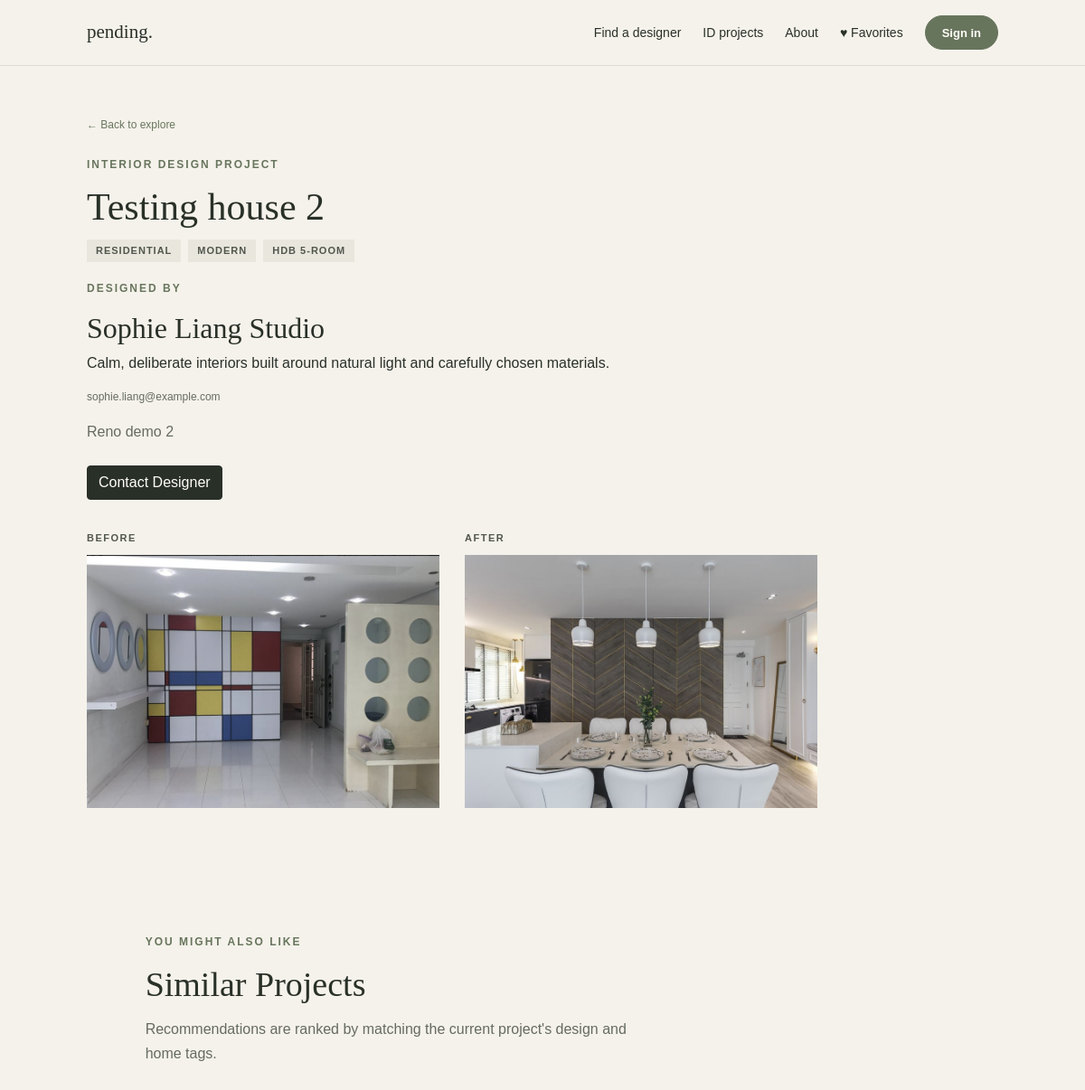
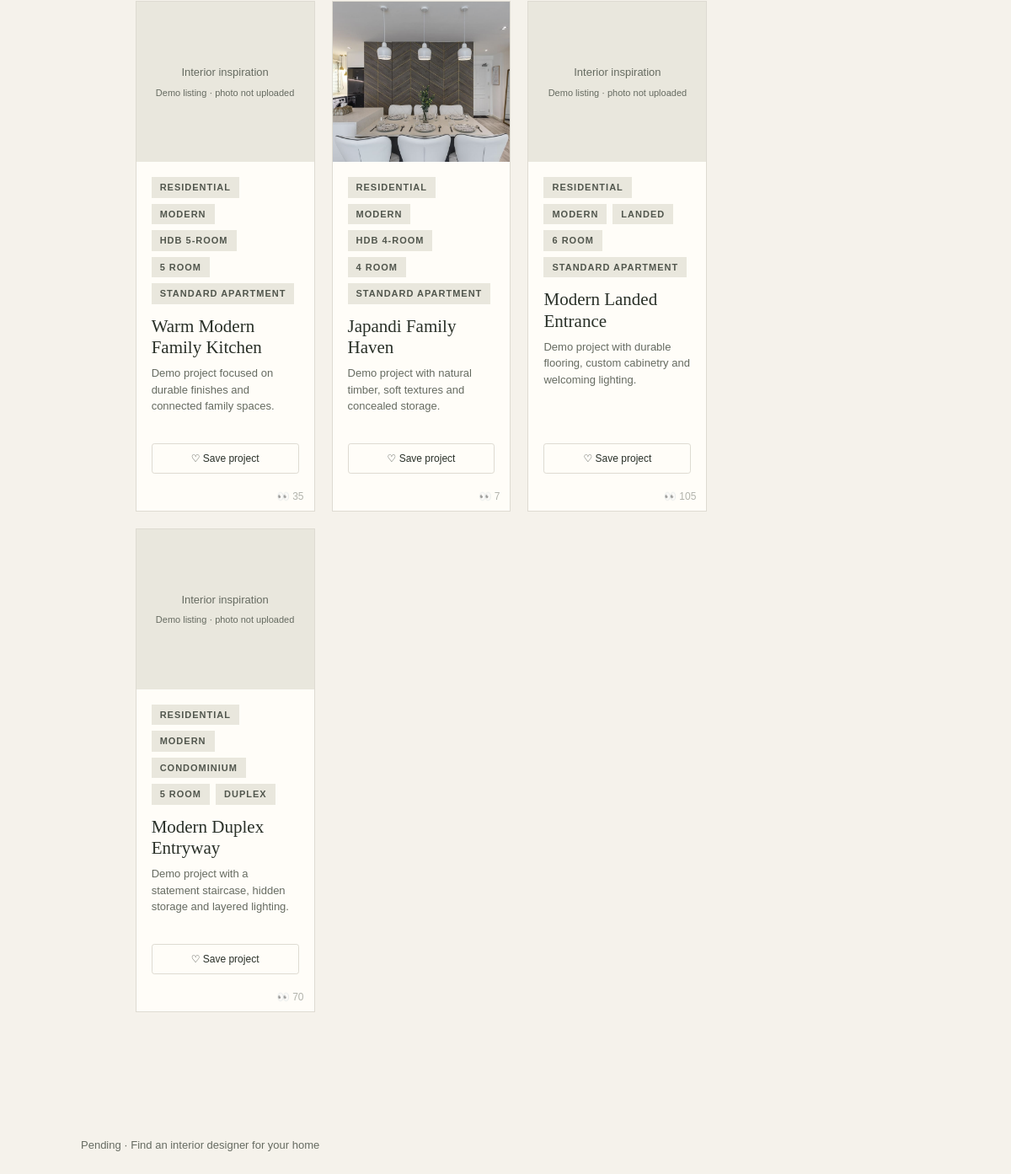
/idp/52, run on the app's committed database (2 pictures, top to bottom).
### tables this page shows
CREATE TABLE interior_design_project (
            id INTEGER PRIMARY KEY AUTOINCREMENT,
            title TEXT NOT NULL,
            description TEXT DEFAULT '',
            is_featured INTEGER DEFAULT 0,
            is_visible INTEGER DEFAULT 1,
            category TEXT DEFAULT '',
            style TEXT DEFAULT '',
            property_type TEXT DEFAULT ''
        , room_count TEXT NOT NULL DEFAULT '', apartment_type TEXT NOT NULL DEFAULT '', created_at TEXT NOT NULL DEFAULT '', updated_at TEXT NOT NULL DEFAULT '', account_key TEXT NOT NULL DEFAULT '', viewership_count INTEGER NOT NULL DEFAULT 0, shortlist_count INTEGER NOT NULL DEFAULT 0);

CREATE TABLE company_profile (
            id INTEGER PRIMARY KEY DEFAULT 1,
            name TEXT DEFAULT '',
            description TEXT DEFAULT '',
            contact_info TEXT DEFAULT ''
        , account_key TEXT NOT NULL DEFAULT 'designer:demo-designer');

CREATE TABLE project_photo (
            id INTEGER PRIMARY KEY AUTOINCREMENT,
            project_id INTEGER NOT NULL,
            image_url TEXT NOT NULL,
            photo_type TEXT NOT NULL CHECK(photo_type IN ('before', 'after')),
            FOREIGN KEY (project_id) REFERENCES interior_design_project(id)
        );

### app.py (the view)
@app.route('/idp/<int:project_id>')
def idp_view(project_id):
    project = _project_svc.get(project_id)
    if not project or not project['is_visible']:
        return render_template('sites/404.html'), 404
    designer = _company_svc.get(
        project.get('account_key') or database.DEFAULT_DESIGNER_ACCOUNT
    )
    photos = _photo_svc.get_all(project_id)
    before = [p for p in photos if p['photo_type'] == 'before']
    after = [p for p in photos if p['photo_type'] == 'after']
    similar = database.get_customer_similar_projects(project_id)
    covers = {}
    for item in similar:
        item_photos = _photo_svc.get_all(item['id'])
        cover = next((p for p in item_photos if p['photo_type'] == 'after'),
                     item_photos[0] if item_photos else None)
        covers[item['id']] = cover
    return render_template('sites/idp_view.html', project=project, before=before, after=after,
                           similar=similar, covers=covers, similar_covers=covers,
                           favorite_ids=database.get_favorite_ids(current_account()),
                           designer=designer)

### app.py (called while the page is built)
def current_account():
    if 'visitor_id' not in session:
        session['visitor_id'] = uuid4().hex
    session.permanent = True
    return session.get('account_key') or ('guest:' + session['visitor_id'])

### database.py (called while the page is built)
def get_db():
    connection = sqlite3.connect(DB_PATH, factory=_DemoConnection)
    connection.row_factory = sqlite3.Row
    connection.execute('PRAGMA foreign_keys = ON')
    return connection

def get_company(account_key=DEFAULT_DESIGNER_ACCOUNT):
    with get_db() as conn:
        row = conn.execute('SELECT * FROM company_profile WHERE account_key=?', (account_key,)).fetchone()
        if row:
            return dict(row)
        conn.execute('INSERT INTO company_profile (account_key) VALUES (?)', (account_key,))
        row = conn.execute('SELECT * FROM company_profile WHERE account_key=?', (account_key,)).fetchone()
        return dict(row)

def get_visible_projects(filters=None, account_key=None):
    filters = filters or {}
    query = 'SELECT * FROM interior_design_project WHERE is_visible=1'
    values = []
    if account_key:
        query += ' AND account_key=?'
        values.append(account_key)
    for field in TAG_FIELDS:
        value = (filters.get(field) or '').strip()
        if value:
            query += f' AND {field} = ?'
            values.append(value)
    search = (filters.get('q') or '').strip()
    if search:
        query += ' AND (title LIKE ? OR description LIKE ?)'
        values += [f'%{search}%', f'%{search}%']
    query += ' ORDER BY is_featured DESC, id DESC'
    with get_db() as conn:
        return [dict(r) for r in conn.execute(query,values)]

def get_project(project_id):
    with get_db() as conn:
        row = conn.execute('SELECT * FROM interior_design_project WHERE id=?',(project_id,)).fetchone()
        return dict(row) if row else None

def get_photos(project_id):
    with get_db() as conn:
        return [dict(r) for r in conn.execute('SELECT * FROM project_photo WHERE project_id=? ORDER BY id',(project_id,))]

def get_favorite_ids(account_key):
    with get_db() as conn:
        return {row['project_id'] for row in conn.execute('SELECT project_id FROM favorite_project WHERE account_key=?',(account_key,))}

    def __exit__(self, exc_type, exc_value, traceback):
        try:
            return super().__exit__(exc_type, exc_value, traceback)
        finally:
            self.close()

    def get(self, account_key=DEFAULT_DESIGNER_ACCOUNT):
        return get_company(account_key)

### templates/sites/idp_view.html (shortened to what this page needs)
{% extends "master.html" %}
{% from "sites/_project_card.html" import card %}
{% block content %}
<div class="idp-view">
    <a class="back-link" href="{{ url_for('projects') }}#projects">← Back to explore</a>
    <p class="eyebrow" style="margin-top:24px;">Interior Design Project</p>
    <h1 style="font-size:42px;margin:12px 0;">{{ project.title }}</h1>
    <div class="idp-view-tags">
        {% for tag in [project.category, project.style, project.property_type] if tag %}
        <span class="tag-pill">{{ tag }}</span>
        {% endfor %}
    </div>
    <div class="idp-designer">
        <p class="eyebrow">Designed by</p>
        <h2>{{ designer.name or 'Interior Designer' }}</h2>
        {% if designer.description %}
        <p>{{ designer.description }}</p>
        {% endif %}
        {% if designer.contact_info %}
        <p class="demo-muted">{{ designer.contact_info }}</p>
        {% endif %}
    </div>
    {% if project.description %}
    <p class="intro">{{ project.description }}</p>
    {% endif %}
    <div style="margin-top: 24px; margin-bottom: 32px;">
        <a href="{{ url_for('customer_contact', project_id=project.id) }}" class="btn btn-dark">
            Contact Designer
        </a>
    </div>
    {% if before or after %}
    <div class="before-after">
        <div>
            <h3>Before</h3>
            {% if before %}
            {% for photo in before %}
            <img src="{{ url_for('static', filename=photo.image_url) }}" alt="Before" style="margin-bottom:12px;">
            {% endfor %}
            {% else %}
            <div class="placeholder" style="height:200px;">No before photos</div>
            {% endif %}
        </div>
        <div>
            <h3>After</h3>
            {% if after %}
            {% for photo in after %}
            <img src="{{ url_for('static', filename=photo.image_url) }}" alt="After" style="margin-bottom:12px;">
            {% endfor %}
            {% else %}
            <div class="placeholder" style="height:200px;">No after photos</div>
            {% endif %}
        </div>
    {% else %}
    <div class="placeholder" style="margin-top:32px;">No photos uploaded for this project.</div>
    {% endif %}
</div>
{% if similar %}
<section class="section demo-subsection">
    <p class="eyebrow">You might also like</p>
    <h2>Similar Projects</h2>
    <p class="section-intro">Recommendations are ranked by matching the current project's design and home tags.</p>
    <div class="project-grid">
        {% for p in similar %}
            {{ card(p,covers[p.id],p.id in favorite_ids,request.path,true) }}
        {% endfor %}
    </div>
</section>
{% endif %}
{% endblock %}

### templates/master.html (shortened to what this page needs)
<!doctype html>
<html lang="en">
<head>
    <link rel="stylesheet" href="https://cdn.jsdelivr.net/npm/bootstrap@4.0.0/dist/css/bootstrap.min.css">
    <link rel="stylesheet" href="{{ url_for('static', filename='style.css') }}">
</head>
<body>
    <header class="site-header">
        <a class="logo" href="/">pending.</a>
        <nav>
            {% if session.get('role') == 'designer' %}
                <a href="{{ url_for('designer_dashboard') }}">Dashboard</a>
                <a href="{{ url_for('company_edit') }}">Company Profile</a>
                <a href="{{ url_for('company_preview') }}">Preview Page</a>
            {% elif session.get('role') == 'platform_manager' %}
                <a href="{{ url_for('platform_managers') }}">Manage Platform</a>
                <a href="{{ url_for('generate_report') }}">Generate Report</a>
                <a href="{{ url_for('export_report') }}">Export Report</a>
            {% else %}
                <a href="/#designers">Find a designer</a>
                <a href="/#projects">ID projects</a>
                <a href="/#about">About</a>
            {% endif %}
            <a href="{{ url_for('favorites') }}">♥ Favorites</a>
            {% if not session.get('role') %}
                <a class="sign-in-link" href="{{ url_for('login') }}">Sign in</a>
            {% else %}
                <a class="sign-in-link" href="{{ url_for('logout') }}">{% if session.get('name') %}{{ session.get('name') }}{% else %}Testing{% endif %}</a>
            {% endif %}
        </nav>
    </header>
    <main>
        {% block content %}{% endblock %}
    </main>
    <footer class="site-footer">
        <p>Pending · Find an interior designer for your home</p>
    </footer>
</body>
</html>

### templates/sites/_project_card.html (shortened to what this page needs)
{% macro card(p, cover, saved, next_url, show_matches=false) %}
<article class="project-card demo-project-card">
    <a class="demo-card-link" href="{{ url_for('idp_view', project_id=p.id) }}">
        {% if cover %}
            <img class="demo-card-cover" src="{{ url_for('static', filename=cover.image_url) }}" alt="Photo of {{ p.title }}">
        {% else %}
            <div class="demo-card-cover demo-cover-placeholder"><span>Interior inspiration</span><small>Demo listing · photo not uploaded</small></div>
        {% endif %}
        <div class="project-info">
            <div class="demo-tags">
                {% for tag in [p.category,p.style,p.property_type,p.room_count,p.apartment_type] if tag %}
                    <span class="tag-pill">{{ tag }}</span>
                {% endfor %}
            </div>
            <h3>{{ p.title }}</h3>
            <p class="demo-muted">{{ p.description|truncate(105) }}</p>
        </div>
    </a>
    <form class="demo-favorite-form" method="post" action="{{ url_for('toggle_favorite', project_id=p.id) }}">
        <button type="submit" class="btn-sm demo-fav-btn {{ 'is-saved' if saved else '' }}" aria-label="{{ 'Remove from favorites' if saved else 'Save to favorites' }}: {{ p.title }}">
            {{ '♥ Saved' if saved else '♡ Save project' }}
        </button>
    </form>
    <div class="counts-container">
        <p class="demo-muted viewership_count">👀 {{p.viewership_count}}</p>
    </div>
</article>
{% endmacro %}

### static/style.css (style rules this page uses)
* { box-sizing: border-box; }
body { margin: 0; background: #f5f2eb; color: #293028; font-family: Arial, sans-serif; }
a { color: inherit; text-decoration: none; }
.site-header { min-height: 72px; padding: 16px 8%; display: flex; align-items: center; justify-content: space-between; border-bottom: 1px solid #dedbd2; }
.logo { font-family: Georgia, serif; font-size: 21px; }
nav { display: flex; align-items: center; gap: 24px; min-height: 40px; font-size: 14px; }
.sign-in-link { display: inline-flex; align-items: center; justify-content: center; min-height: 38px; padding: 0 18px; border: 1px solid #68755d; border-radius: 999px; background: #68755d; color: #fffdf8; font-size: 13px; font-weight: bold; line-height: 1; transition: background-color 0.2s, border-color 0.2s, transform 0.2s; }
.eyebrow { color: #68755d; font-size: 12px; font-weight: bold; letter-spacing: 2px; text-transform: uppercase; }
h1, h2 { font-family: Georgia, serif; font-weight: normal; }
h1 { max-width: 700px; margin: 20px 0; font-size: clamp(42px, 7vw, 72px); line-height: 1.05; }
.intro, .section-intro { max-width: 540px; color: #666b61; line-height: 1.7; }
.section { padding: 72px 8%; }
.section h2 { margin: 12px 0; font-size: 38px; }
.project-grid { display: grid; grid-template-columns: repeat(3, 1fr); gap: 20px; margin-top: 28px; }
.project-card { background: #fffdf8; }
.project-info { padding: 18px; }
.project-info h3 { margin: 8px 0; font-family: Georgia, serif; font-size: 21px; font-weight: normal; }
.project-info p { color: #666b61; font-size: 13px; }
.site-footer { padding: 24px 8%; color: #666b61; font-size: 13px; }
.back-link { color: #68755d; font-size: 12px; }
.btn-sm { display: inline-block; padding: 7px 14px; border: 1px solid #dedbd2; background: #fffdf8; color: #293028; font-size: 12px; cursor: pointer; text-decoration: none; line-height: 1; }
.btn-dark { background: #293028; color: #fffdf8; border-color: #293028; }
.idp-view { padding: 52px 8%; max-width: 1000px; }
.idp-view-tags { display: flex; gap: 8px; margin: 14px 0 20px; flex-wrap: wrap; }
.tag-pill { padding: 4px 10px; background: #e9e7dd; color: #51564d; font-size: 11px; font-weight: bold; letter-spacing: 1px; text-transform: uppercase; }
.before-after { display: grid; grid-template-columns: 1fr 1fr; gap: 28px; margin-top: 36px; }
.before-after h3 { font-size: 11px; font-weight: bold; letter-spacing: 1.5px; text-transform: uppercase; color: #51564d; margin: 0 0 12px; }
.before-after img { width: 100%; height: 280px; object-fit: cover; display: block; }
.counts-container { display: flex; flex-direction: row; align-items: flex-end; gap: 12px; margin-left: auto; margin-bottom: 8px; padding: 0 12px; opacity: 0.5; transition: opacity 0.2s ease-in-out; }
.viewership_count, .shortlist_count { font-size: 15px; margin: 0; }
:root { --pending-ink: #293028; --pending-sage: #68755d; --pending-muted: #666b61; --pending-paper: #fffdf8; --pending-line: #dedbd2; --pending-sand: #e9e7dd; }
.demo-results-count, .demo-muted { color: var(--pending-muted); font-size: 12px; }
.demo-project-card { min-width: 0; display: flex; flex-direction: column; border: 1px solid var(--pending-line); background: var(--pending-paper); }
.demo-card-link { display: block; color: inherit; text-decoration: none; flex: 1; }
.demo-card-cover { display: block; width: 100%; height: 190px; object-fit: cover; }
.demo-cover-placeholder { display: flex; flex-direction: column; justify-content: center; align-items: center; gap: 6px; background: var(--pending-sand); color: var(--pending-muted); text-align: center; font-size: 13px; }
.demo-cover-placeholder small { font-size: 11px; font-weight: normal; }
.demo-tags { display: flex; align-items: center; gap: 7px; flex-wrap: wrap; }
.demo-project-card .project-info h3 { margin-top: 14px; }
.demo-project-card .project-info p { line-height: 1.5; }
.demo-favorite-form { padding: 0 18px 18px; margin-top: auto; }
.demo-fav-btn { width: 100%; padding: 11px 14px; }
.demo-subsection { margin-top: 55px; }

### data on the page
interior_design_project: title "Testing house 2", category "RESIDENTIAL", style "MODERN", property_type "HDB 5-ROOM", description "Reno demo 2"
company_profile: name "Sophie Liang Studio", description "Calm, deliberate interiors built around natural light and carefully chosen materials.", contact_info "sophie.liang@example.com"
project_photo: image_url (picture)
project_photo: image_url (picture)
interior_design_project: shows "Interior inspiration", category "RESIDENTIAL", style "MODERN", property_type "HDB 5-ROOM", room_count "5 ROOM", apartment_type "STANDARD APARTMENT", title "Warm Modern Family Kitchen", description "Demo project focused on durable finishes and connected family spaces.", value "♡ Save project", viewership_count "35"
interior_design_project: image_url (picture), category "RESIDENTIAL", style "MODERN", property_type "HDB 4-ROOM", room_count "4 ROOM", apartment_type "STANDARD APARTMENT", title "Japandi Family Haven", description "Demo project with natural timber, soft textures and concealed storage.", value "♡ Save project", viewership_count "7"
interior_design_project: shows "Interior inspiration", category "RESIDENTIAL", style "MODERN", property_type "LANDED", room_count "6 ROOM", apartment_type "STANDARD APARTMENT", title "Modern Landed Entrance", description "Demo project with durable flooring, custom cabinetry and welcoming lighting.", value "♡ Save project", viewership_count "105"
interior_design_project: shows "Interior inspiration", category "RESIDENTIAL", style "MODERN", property_type "CONDOMINIUM", room_count "5 ROOM", apartment_type "DUPLEX", title "Modern Duplex Entryway", description "Demo project with a statement staircase, hidden storage and layered lighting.", value "♡ Save project", viewership_count "70"
